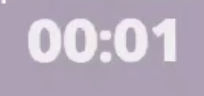
#> input picture timer/im1.png, 204 x 96 px
$ python rec_timer.py
#> lines starting #> are read from the running program, lines starting #| are printed output that depends on the picture
from PIL import Image

import pytesseract

print(pytesseract.image_to_string(Image.open('im1.png')))
#> (this line was passed over: pytesseract is not available in this run)
print(pytesseract.image_to_string(Image.open('im2.png')))
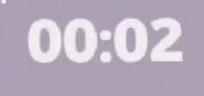
#> input picture timer/im2.png, 204 x 96 px
#> (this line was passed over: pytesseract is not available in this run)

print(pytesseract.image_to_string(Image.open('im4.png')))
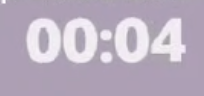
#> input picture timer/im4.png, 204 x 96 px
#> (this line was passed over: pytesseract is not available in this run)

print(pytesseract.image_to_string(Image.open('im5.png')))
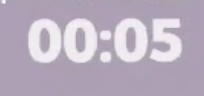
#> input picture timer/im5.png, 204 x 96 px
#> (this line was passed over: pytesseract is not available in this run)

print(pytesseract.image_to_string(Image.open('im16.png')))
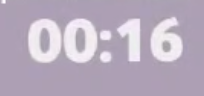
#> input picture timer/im16.png, 204 x 96 px
#> (this line was passed over: pytesseract is not available in this run)

print(pytesseract.image_to_string(Image.open('im18.png')))
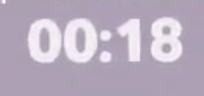
#> input picture timer/im18.png, 204 x 96 px
#> (this line was passed over: pytesseract is not available in this run)

#> (the run stopped early here; a loop or call above may not have finished)
